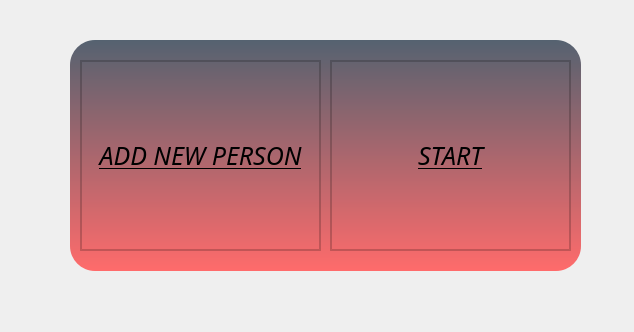
<?xml version="1.0" encoding="UTF-8"?>
<ui version="4.0">
 <class>mainpage</class>
 <widget class="QWidget" name="mainpage">
  <property name="geometry">
   <rect>
    <x>0</x>
    <y>0</y>
    <width>634</width>
    <height>332</height>
   </rect>
  </property>
  <property name="windowTitle">
   <string>Form</string>
  </property>
  <widget class="QWidget" name="widget" native="true">
   <property name="geometry">
    <rect>
     <x>70</x>
     <y>40</y>
     <width>511</width>
     <height>231</height>
    </rect>
   </property>
   <widget class="QLabel" name="label">
    <property name="geometry">
     <rect>
      <x>0</x>
      <y>0</y>
      <width>511</width>
      <height>231</height>
     </rect>
    </property>
    <property name="styleSheet">
     <string notr="true">background-color: qlineargradient(spread:pad, x1:0, y1:0, x2:0, y2:1, stop:0 rgba(85, 98, 112, 255), stop:1 rgba(255,107, 107, 255));
border-radius:25px;</string>
    </property>
    <property name="text">
     <string/>
    </property>
   </widget>
   <widget class="QPushButton" name="sahis_ekleme">
    <property name="geometry">
     <rect>
      <x>10</x>
      <y>20</y>
      <width>241</width>
      <height>191</height>
     </rect>
    </property>
    <property name="font">
     <font>
      <family>Monotype Corsiva</family>
      <pointsize>19</pointsize>
      <italic>true</italic>
      <underline>true</underline>
     </font>
    </property>
    <property name="styleSheet">
     <string notr="true">background-color:rgba(0,0,0,0);
border:2px solid rgba(0,0,0,50);

</string>
    </property>
    <property name="text">
     <string>ADD NEW PERSON</string>
    </property>
   </widget>
   <widget class="QPushButton" name="isleme_baslama">
    <property name="geometry">
     <rect>
      <x>260</x>
      <y>20</y>
      <width>241</width>
      <height>191</height>
     </rect>
    </property>
    <property name="font">
     <font>
      <family>Monotype Corsiva</family>
      <pointsize>19</pointsize>
      <weight>50</weight>
      <italic>true</italic>
      <bold>false</bold>
      <underline>true</underline>
     </font>
    </property>
    <property name="styleSheet">
     <string notr="true">background-color:rgba(0,0,0,0);
border:2px solid rgba(0,0,0,50);

</string>
    </property>
    <property name="text">
     <string>START</string>
    </property>
   </widget>
  </widget>
 </widget>
 <resources/>
 <connections/>
</ui>
